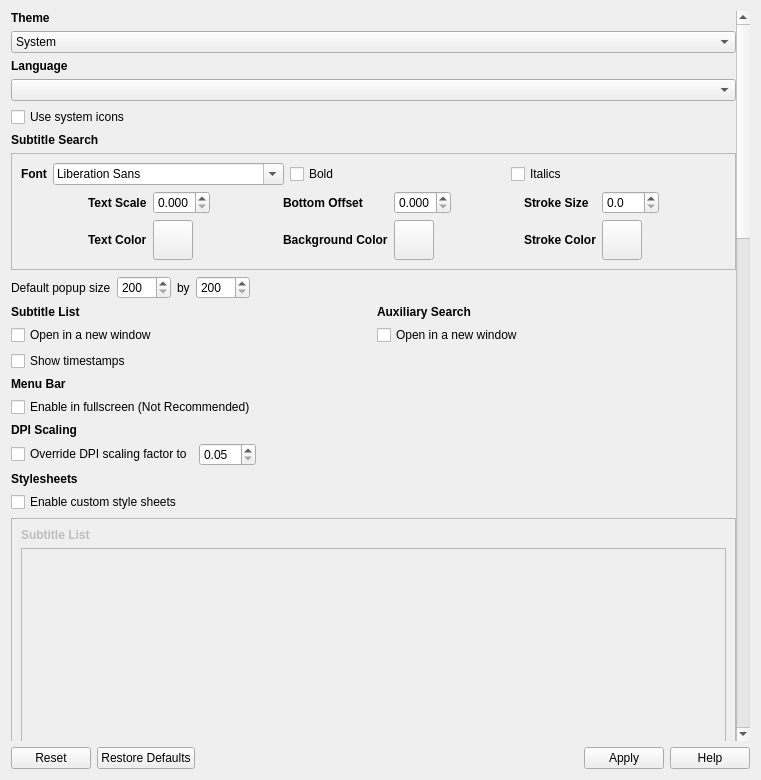
<?xml version="1.0" encoding="UTF-8"?>
<ui version="4.0">
 <class>InterfaceSettings</class>
 <widget class="QWidget" name="InterfaceSettings">
  <property name="geometry">
   <rect>
    <x>0</x>
    <y>0</y>
    <width>761</width>
    <height>780</height>
   </rect>
  </property>
  <property name="windowTitle">
   <string>Form</string>
  </property>
  <layout class="QVBoxLayout" name="layoutParent">
   <item>
    <widget class="QScrollArea" name="scrollArea">
     <property name="frameShape">
      <enum>QFrame::Shape::NoFrame</enum>
     </property>
     <property name="widgetResizable">
      <bool>true</bool>
     </property>
     <widget class="QWidget" name="scrollAreaWidgetContents">
      <property name="geometry">
       <rect>
        <x>0</x>
        <y>0</y>
        <width>729</width>
        <height>2437</height>
       </rect>
      </property>
      <layout class="QVBoxLayout" name="verticalLayout_2">
       <property name="leftMargin">
        <number>0</number>
       </property>
       <property name="topMargin">
        <number>0</number>
       </property>
       <property name="rightMargin">
        <number>0</number>
       </property>
       <property name="bottomMargin">
        <number>0</number>
       </property>
       <item>
        <widget class="QLabel" name="labelTheme">
         <property name="font">
          <font>
           <bold>true</bold>
          </font>
         </property>
         <property name="text">
          <string>Theme</string>
         </property>
        </widget>
       </item>
       <item>
        <widget class="QComboBox" name="comboTheme">
         <item>
          <property name="text">
           <string>System</string>
          </property>
         </item>
         <item>
          <property name="text">
           <string>Light</string>
          </property>
         </item>
         <item>
          <property name="text">
           <string>Dark</string>
          </property>
         </item>
        </widget>
       </item>
       <item>
        <widget class="QLabel" name="labelLanguage">
         <property name="font">
          <font>
           <bold>true</bold>
          </font>
         </property>
         <property name="text">
          <string>Language</string>
         </property>
        </widget>
       </item>
       <item>
        <widget class="QComboBox" name="comboLanguage">
         <property name="toolTip">
          <string>Select the application language. Click Apply to update the interface.</string>
         </property>
        </widget>
       </item>
       <item>
        <widget class="QCheckBox" name="checkSystemIcons">
         <property name="toolTip">
          <string>Uses system icons when available on Linux.</string>
         </property>
         <property name="text">
          <string>Use system icons</string>
         </property>
        </widget>
       </item>
       <item>
        <widget class="QLabel" name="labelSubSearch">
         <property name="font">
          <font>
           <bold>true</bold>
          </font>
         </property>
         <property name="text">
          <string>Subtitle Search</string>
         </property>
        </widget>
       </item>
       <item>
        <widget class="QFrame" name="frameSubSearch">
         <property name="enabled">
          <bool>true</bool>
         </property>
         <property name="frameShape">
          <enum>QFrame::Shape::StyledPanel</enum>
         </property>
         <property name="frameShadow">
          <enum>QFrame::Shadow::Raised</enum>
         </property>
         <layout class="QVBoxLayout" name="verticalLayout_3">
          <item>
           <layout class="QHBoxLayout" name="layoutSubFont">
            <item>
             <widget class="QLabel" name="labelSubFont">
              <property name="sizePolicy">
               <sizepolicy hsizetype="Fixed" vsizetype="Preferred">
                <horstretch>0</horstretch>
                <verstretch>0</verstretch>
               </sizepolicy>
              </property>
              <property name="font">
               <font>
                <bold>true</bold>
               </font>
              </property>
              <property name="text">
               <string>Font</string>
              </property>
             </widget>
            </item>
            <item>
             <widget class="QFontComboBox" name="fontComboSub">
              <property name="writingSystem">
               <enum>QFontDatabase::WritingSystem::Japanese</enum>
              </property>
             </widget>
            </item>
            <item>
             <widget class="QCheckBox" name="checkSubBold">
              <property name="text">
               <string>Bold</string>
              </property>
             </widget>
            </item>
            <item>
             <widget class="QCheckBox" name="checkSubItalic">
              <property name="text">
               <string>Italics</string>
              </property>
             </widget>
            </item>
           </layout>
          </item>
          <item>
           <layout class="QGridLayout" name="layoutSubtitleSearch">
            <item row="1" column="8">
             <widget class="QToolButton" name="buttonSubStroke">
              <property name="minimumSize">
               <size>
                <width>40</width>
                <height>40</height>
               </size>
              </property>
              <property name="toolTip">
               <string>The color of the stroke.</string>
              </property>
             </widget>
            </item>
            <item row="1" column="7">
             <widget class="QLabel" name="labelSubStrokeColor">
              <property name="font">
               <font>
                <bold>true</bold>
               </font>
              </property>
              <property name="text">
               <string>Stroke Color</string>
              </property>
             </widget>
            </item>
            <item row="0" column="2">
             <widget class="QDoubleSpinBox" name="spinSubScale">
              <property name="toolTip">
               <string>How large the text should appear relative to the size of the player.
A value of 0.1 would make each character 10% of the height of the player.</string>
              </property>
              <property name="decimals">
               <number>3</number>
              </property>
              <property name="maximum">
               <double>1.000000000000000</double>
              </property>
              <property name="singleStep">
               <double>0.010000000000000</double>
              </property>
             </widget>
            </item>
            <item row="0" column="7">
             <widget class="QLabel" name="labelSubStrokeSize">
              <property name="font">
               <font>
                <bold>true</bold>
               </font>
              </property>
              <property name="text">
               <string>Stroke Size</string>
              </property>
             </widget>
            </item>
            <item row="0" column="1">
             <widget class="QLabel" name="labelSubScale">
              <property name="font">
               <font>
                <bold>true</bold>
               </font>
              </property>
              <property name="text">
               <string>Text Scale</string>
              </property>
             </widget>
            </item>
            <item row="0" column="4">
             <widget class="QLabel" name="labelSubOffset">
              <property name="font">
               <font>
                <bold>true</bold>
               </font>
              </property>
              <property name="text">
               <string>Bottom Offset</string>
              </property>
             </widget>
            </item>
            <item row="0" column="6">
             <spacer name="horizontalSpacer_4">
              <property name="orientation">
               <enum>Qt::Orientation::Horizontal</enum>
              </property>
              <property name="sizeHint" stdset="0">
               <size>
                <width>40</width>
                <height>20</height>
               </size>
              </property>
             </spacer>
            </item>
            <item row="1" column="4">
             <widget class="QLabel" name="labelSubBackground">
              <property name="font">
               <font>
                <bold>true</bold>
               </font>
              </property>
              <property name="text">
               <string>Background Color</string>
              </property>
             </widget>
            </item>
            <item row="0" column="9">
             <spacer name="horizontalSpacer_2">
              <property name="orientation">
               <enum>Qt::Orientation::Horizontal</enum>
              </property>
              <property name="sizeHint" stdset="0">
               <size>
                <width>40</width>
                <height>20</height>
               </size>
              </property>
             </spacer>
            </item>
            <item row="1" column="1">
             <widget class="QLabel" name="labelSubColor">
              <property name="font">
               <font>
                <bold>true</bold>
               </font>
              </property>
              <property name="text">
               <string>Text Color</string>
              </property>
             </widget>
            </item>
            <item row="0" column="8">
             <widget class="QDoubleSpinBox" name="spinSubStroke">
              <property name="toolTip">
               <string>Size of the stroke around text.
A value of 0 disables stroke.</string>
              </property>
              <property name="decimals">
               <number>1</number>
              </property>
             </widget>
            </item>
            <item row="0" column="0">
             <spacer name="horizontalSpacer">
              <property name="orientation">
               <enum>Qt::Orientation::Horizontal</enum>
              </property>
              <property name="sizeHint" stdset="0">
               <size>
                <width>40</width>
                <height>20</height>
               </size>
              </property>
             </spacer>
            </item>
            <item row="0" column="5">
             <widget class="QDoubleSpinBox" name="spinSubOffset">
              <property name="toolTip">
               <string>How high the subtitle search should appear from the bottom relative the size of the player.
A value of 0 positions the subtitle at the bottom.
A value of 1 positions the subtitle at the top.</string>
              </property>
              <property name="decimals">
               <number>3</number>
              </property>
              <property name="maximum">
               <double>1.000000000000000</double>
              </property>
              <property name="singleStep">
               <double>0.010000000000000</double>
              </property>
             </widget>
            </item>
            <item row="1" column="2">
             <widget class="QToolButton" name="buttonSubColor">
              <property name="minimumSize">
               <size>
                <width>40</width>
                <height>40</height>
               </size>
              </property>
              <property name="toolTip">
               <string>The color of the text.</string>
              </property>
             </widget>
            </item>
            <item row="0" column="3">
             <spacer name="horizontalSpacer_3">
              <property name="orientation">
               <enum>Qt::Orientation::Horizontal</enum>
              </property>
              <property name="sizeHint" stdset="0">
               <size>
                <width>40</width>
                <height>20</height>
               </size>
              </property>
             </spacer>
            </item>
            <item row="1" column="5">
             <widget class="QToolButton" name="buttonSubBackground">
              <property name="minimumSize">
               <size>
                <width>40</width>
                <height>40</height>
               </size>
              </property>
              <property name="toolTip">
               <string>The color of the background.</string>
              </property>
             </widget>
            </item>
           </layout>
          </item>
         </layout>
        </widget>
       </item>
       <item>
        <layout class="QHBoxLayout" name="layoutPopupSize">
         <item>
          <widget class="QLabel" name="labelPopupSize">
           <property name="text">
            <string>Default popup size</string>
           </property>
          </widget>
         </item>
         <item>
          <widget class="QSpinBox" name="spinWidth">
           <property name="toolTip">
            <string>Width</string>
           </property>
           <property name="minimum">
            <number>200</number>
           </property>
           <property name="maximum">
            <number>9999</number>
           </property>
          </widget>
         </item>
         <item>
          <widget class="QLabel" name="labelPopupSizeBy">
           <property name="text">
            <string>by</string>
           </property>
          </widget>
         </item>
         <item>
          <widget class="QSpinBox" name="spinHeight">
           <property name="toolTip">
            <string>Height</string>
           </property>
           <property name="minimum">
            <number>200</number>
           </property>
           <property name="maximum">
            <number>9999</number>
           </property>
          </widget>
         </item>
         <item>
          <spacer name="spacerPopupSize">
           <property name="orientation">
            <enum>Qt::Orientation::Horizontal</enum>
           </property>
           <property name="sizeHint" stdset="0">
            <size>
             <width>40</width>
             <height>20</height>
            </size>
           </property>
          </spacer>
         </item>
        </layout>
       </item>
       <item>
        <layout class="QGridLayout" name="layoutSubSearch">
         <item row="0" column="1">
          <widget class="QLabel" name="labelAuxSearch">
           <property name="font">
            <font>
             <bold>true</bold>
            </font>
           </property>
           <property name="text">
            <string>Auxiliary Search</string>
           </property>
          </widget>
         </item>
         <item row="0" column="0">
          <widget class="QLabel" name="labelSubList_2">
           <property name="font">
            <font>
             <bold>true</bold>
            </font>
           </property>
           <property name="text">
            <string>Subtitle List</string>
           </property>
          </widget>
         </item>
         <item row="2" column="0">
          <widget class="QCheckBox" name="checkSubListTimestamps">
           <property name="text">
            <string>Show timestamps</string>
           </property>
          </widget>
         </item>
         <item row="1" column="0">
          <widget class="QCheckBox" name="checkSubListWindow">
           <property name="toolTip">
            <string>Opens the subtitle list in a separate window if enabled.</string>
           </property>
           <property name="text">
            <string>Open in a new window</string>
           </property>
          </widget>
         </item>
         <item row="1" column="1">
          <widget class="QCheckBox" name="checkAuxSearchWindow">
           <property name="toolTip">
            <string>Opens the search in a separate window if enabled.</string>
           </property>
           <property name="text">
            <string>Open in a new window</string>
           </property>
          </widget>
         </item>
        </layout>
       </item>
       <item>
        <widget class="QLabel" name="labelMenuBar">
         <property name="font">
          <font>
           <bold>true</bold>
          </font>
         </property>
         <property name="text">
          <string>Menu Bar</string>
         </property>
        </widget>
       </item>
       <item>
        <widget class="QCheckBox" name="checkMenuFullscreen">
         <property name="toolTip">
          <string>Allows the menu bar to be used in fullscreen mode like in windowed mode.
This feature is not recommended because it will create a one pixel border around the entire window in fullscreen mode.
This is due to bugs between Qt, OpenGL, Windows, and some graphics card drivers.
The one pixel border does fix some bugs such as popups not displaying in fullscreen with some graphics card drivers.
Enable only if you don't mind the border.</string>
         </property>
         <property name="text">
          <string>Enable in fullscreen (Not Recommended)</string>
         </property>
        </widget>
       </item>
       <item>
        <widget class="QWidget" name="widgetDpiScaling" native="true">
         <layout class="QVBoxLayout" name="verticalLayout_4">
          <property name="leftMargin">
           <number>0</number>
          </property>
          <property name="topMargin">
           <number>0</number>
          </property>
          <property name="rightMargin">
           <number>0</number>
          </property>
          <property name="bottomMargin">
           <number>0</number>
          </property>
          <item>
           <widget class="QLabel" name="labelDpiScaling">
            <property name="font">
             <font>
              <bold>true</bold>
             </font>
            </property>
            <property name="text">
             <string>DPI Scaling</string>
            </property>
           </widget>
          </item>
          <item>
           <layout class="QHBoxLayout" name="layoutDpiScaleOverride">
            <item>
             <widget class="QCheckBox" name="checkDpiScaleOverride">
              <property name="toolTip">
               <string>When using fractional DPI scaling on Wayland, set this value to your DPI scale</string>
              </property>
              <property name="text">
               <string>Override DPI scaling factor to</string>
              </property>
             </widget>
            </item>
            <item>
             <widget class="QDoubleSpinBox" name="spinDpiScaleFactor">
              <property name="minimum">
               <double>0.050000000000000</double>
              </property>
              <property name="maximum">
               <double>99.950000000000003</double>
              </property>
              <property name="singleStep">
               <double>0.050000000000000</double>
              </property>
             </widget>
            </item>
            <item>
             <spacer name="horizontalSpacer_5">
              <property name="orientation">
               <enum>Qt::Orientation::Horizontal</enum>
              </property>
              <property name="sizeHint" stdset="0">
               <size>
                <width>40</width>
                <height>20</height>
               </size>
              </property>
             </spacer>
            </item>
           </layout>
          </item>
         </layout>
        </widget>
       </item>
       <item>
        <widget class="QLabel" name="labelStylesheets">
         <property name="font">
          <font>
           <bold>true</bold>
          </font>
         </property>
         <property name="text">
          <string>Stylesheets</string>
         </property>
        </widget>
       </item>
       <item>
        <widget class="QCheckBox" name="checkStyleSheets">
         <property name="toolTip">
          <string>Style sheets allow for interface customization with CSS-like syntax
Click the help button for documentation</string>
         </property>
         <property name="text">
          <string>Enable custom style sheets</string>
         </property>
        </widget>
       </item>
       <item>
        <widget class="QFrame" name="frameStyleSheets">
         <property name="enabled">
          <bool>false</bool>
         </property>
         <property name="frameShape">
          <enum>QFrame::Shape::StyledPanel</enum>
         </property>
         <property name="frameShadow">
          <enum>QFrame::Shadow::Raised</enum>
         </property>
         <layout class="QVBoxLayout" name="verticalLayout">
          <item>
           <widget class="QLabel" name="labelSubList">
            <property name="font">
             <font>
              <bold>true</bold>
             </font>
            </property>
            <property name="text">
             <string>Subtitle List</string>
            </property>
           </widget>
          </item>
          <item>
           <widget class="QPlainTextEdit" name="editSubList">
            <property name="minimumSize">
             <size>
              <width>0</width>
              <height>600</height>
             </size>
            </property>
           </widget>
          </item>
          <item>
           <widget class="QLabel" name="labelSplitter">
            <property name="font">
             <font>
              <bold>true</bold>
             </font>
            </property>
            <property name="text">
             <string>Player-Subtitle List Splitter</string>
            </property>
           </widget>
          </item>
          <item>
           <widget class="QPlainTextEdit" name="editSplitter">
            <property name="minimumSize">
             <size>
              <width>0</width>
              <height>600</height>
             </size>
            </property>
           </widget>
          </item>
          <item>
           <widget class="QLabel" name="labelDefinitions">
            <property name="font">
             <font>
              <bold>true</bold>
             </font>
            </property>
            <property name="text">
             <string>Definitions</string>
            </property>
           </widget>
          </item>
          <item>
           <widget class="QPlainTextEdit" name="editDefinitions">
            <property name="minimumSize">
             <size>
              <width>0</width>
              <height>600</height>
             </size>
            </property>
           </widget>
          </item>
         </layout>
        </widget>
       </item>
      </layout>
     </widget>
    </widget>
   </item>
   <item>
    <widget class="QDialogButtonBox" name="buttonBox">
     <property name="standardButtons">
      <set>QDialogButtonBox::StandardButton::Apply|QDialogButtonBox::StandardButton::Help|QDialogButtonBox::StandardButton::Reset|QDialogButtonBox::StandardButton::RestoreDefaults</set>
     </property>
    </widget>
   </item>
  </layout>
 </widget>
 <resources/>
 <connections/>
</ui>
